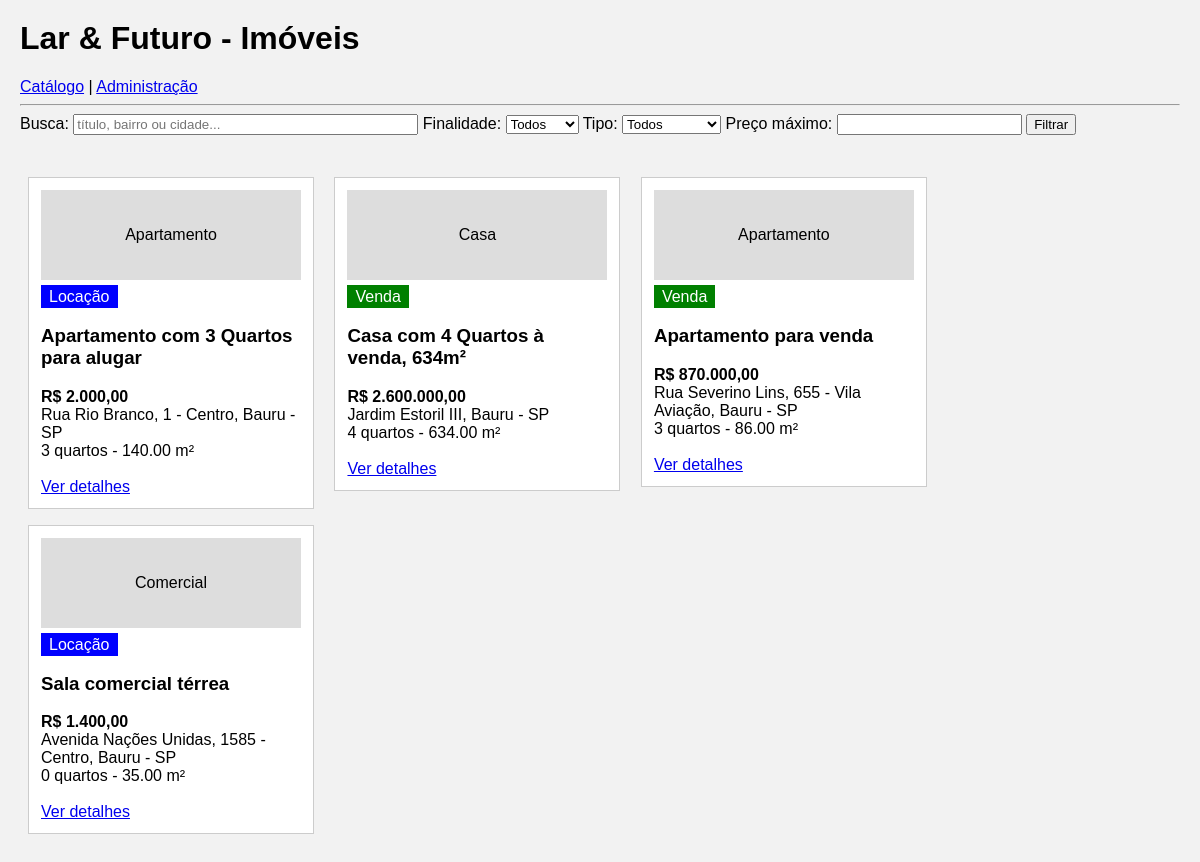
/Imovel/index.php, run on the app's committed database.
### tables this page shows
CREATE TABLE IF NOT EXISTS imoveis (
    id INT NOT NULL AUTO_INCREMENT,
    titulo VARCHAR(120) NOT NULL,
    tipo_imovel VARCHAR(30) NOT NULL,
    finalidade VARCHAR(15) NOT NULL,
    preco DECIMAL(12,2) NOT NULL CHECK (preco >= 0),
    endereco VARCHAR(200) NOT NULL,
    quartos INT NOT NULL DEFAULT 0 CHECK (quartos >= 0),
    banheiros INT NOT NULL DEFAULT 1 CHECK (banheiros >= 0),
    vagas_garagem INT NOT NULL DEFAULT 0 CHECK (vagas_garagem >= 0),
    area_m2 DECIMAL(8,2) NOT NULL CHECK (area_m2 > 0),
    descricao TEXT NULL,
    status VARCHAR(20) NOT NULL DEFAULT 'Disponível',
    data_cadastro TIMESTAMP NOT NULL DEFAULT CURRENT_TIMESTAMP,
    PRIMARY KEY (id)
);

### Imovel/index.php (the view, shortened to what this page needs)
<HTML>
<HEAD>
 <link rel="stylesheet" href="estilo.css">
</HEAD>
<BODY>
<h1>Lar & Futuro - Imóveis</h1>
<a href="index.php">Catálogo</a> | <a href="admin.php">Administração</a>
<hr>
<form method="get" action="index.php">
Busca: <input type="text" name="busca" size="40" placeholder="título, bairro ou cidade...">
Finalidade:
<select name="finalidade">
	<option value="">Todos</option>
</select>
Tipo:
<select name="tipo">
	<option value="">Todos</option>
</select>
Preço máximo: <input type="number" name="preco_max" min="0">
<input type="submit" value="Filtrar">
</form>
<br>
<?php
$bd=mysqli_connect("localhost","root","","lar_futuro") or die ("erro!");
mysqli_set_charset($bd,"utf8mb4");
$sql="select * from imoveis where status='Disponível'";
$consulta=mysqli_query($bd,$sql);
$reg=mysqli_fetch_array($consulta);
while ($reg)
{
	$id = $reg["id"];
	$titulo = $reg["titulo"];
	$tipo = $reg["tipo_imovel"];
	$finalidade = $reg["finalidade"];
	$preco = number_format($reg["preco"],2,",",".");
	$endereco = $reg["endereco"];
	$quartos = $reg["quartos"];
	$area = $reg["area_m2"];
	if ($finalidade=="Venda")
		$classe="venda";
	else
		$classe="locacao";
	?>
	<div class="card">
		<div class="foto"><?php echo $tipo; ?></div>
		<span class="<?php echo $classe; ?>"><?php echo $finalidade; ?></span>
		<h3><?php echo $titulo; ?></h3>
		<b>R$ <?php echo $preco; ?></b><br>
		<?php echo $endereco; ?><br>
		<?php echo "$quartos quartos - $area m²"; ?><br><br>
		<a href="detalhes.php?id=<?php echo $id; ?>">Ver detalhes</a>
	</div>
	<?php
	$reg=mysqli_fetch_array($consulta);
}
?>
</BODY>
</HTML>

### Imovel/estilo.css (style rules this page uses)
body { font-family: Arial; background: #f2f2f2; margin: 20px; }
.card { display: inline-block; width: 260px; background: white; border: 1px solid #ccc; padding: 12px; margin: 8px; vertical-align: top; }
.foto { height: 90px; background: #ddd; text-align: center; line-height: 90px; margin-bottom: 8px; }
.venda { background: green; color: white; padding: 3px 8px; }
.locacao { background: blue; color: white; padding: 3px 8px; }

### data on the page
imoveis: tipo_imovel "Apartamento", finalidade "Locação", titulo "Apartamento com 3 Quartos para alugar", preco "2.000,00", endereco "Rua Rio Branco, 1 - Centro, Bauru - SP", quartos "3", area_m2 "140.00"
imoveis: tipo_imovel "Casa", finalidade "Venda", titulo "Casa com 4 Quartos à venda, 634m²", preco "2.600.000,00", endereco "Jardim Estoril III, Bauru - SP", quartos "4", area_m2 "634.00"
imoveis: tipo_imovel "Apartamento", finalidade "Venda", titulo "Apartamento para venda", preco "870.000,00", endereco "Rua Severino Lins, 655 - Vila Aviação, Bauru - SP", quartos "3", area_m2 "86.00"
imoveis: tipo_imovel "Comercial", finalidade "Locação", titulo "Sala comercial térrea", preco "1.400,00", endereco "Avenida Nações Unidas, 1585 - Centro, Bauru - SP", quartos "0", area_m2 "35.00"
